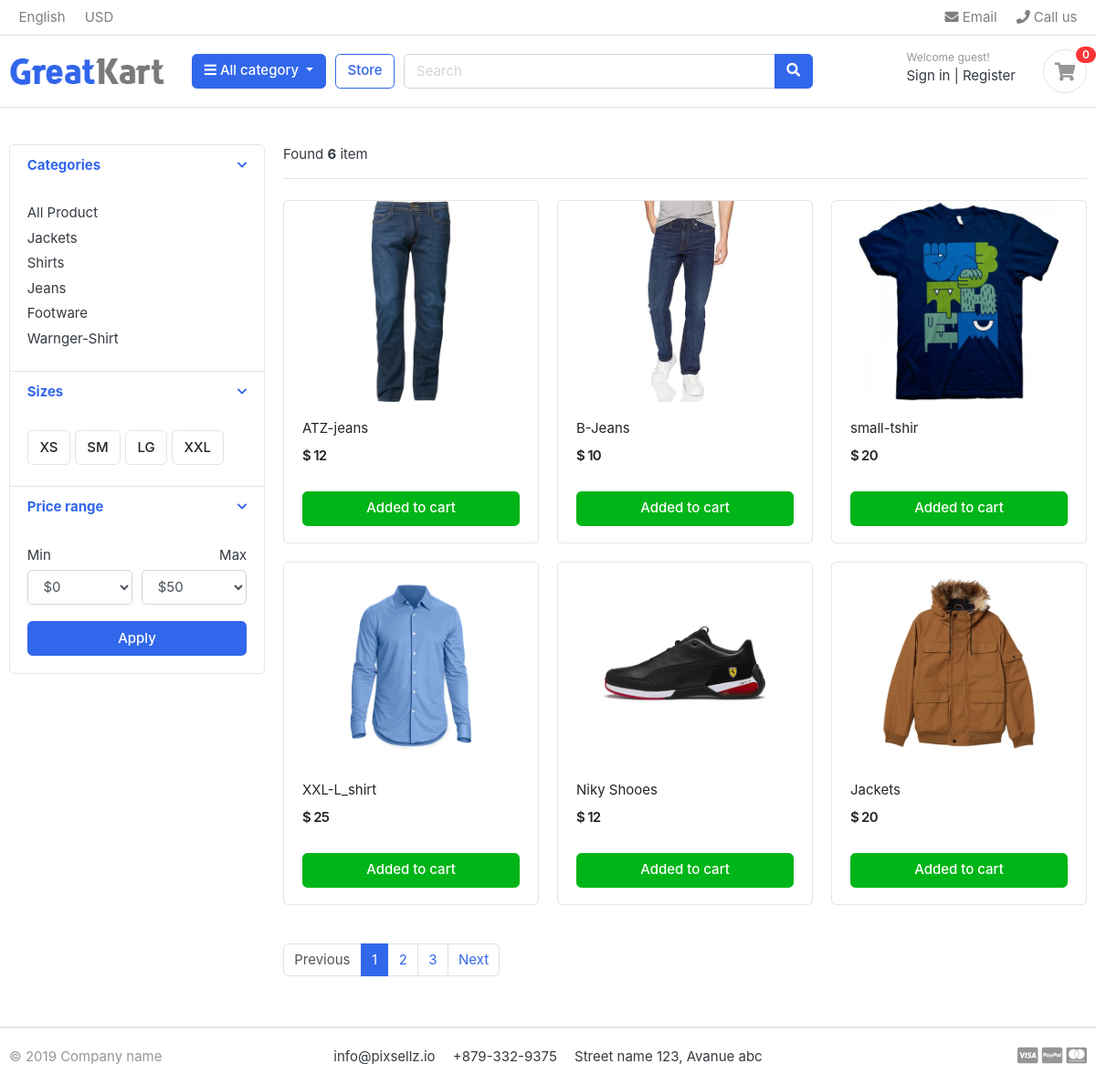
/store/, run on the app's committed database.
### category/models.py (models this page shows, shortened)
class Category(models.Model):
    category_name = models.CharField(max_length=100, unique=True)
    category_slug = models.SlugField(max_length=100, unique=True , auto_created=True) ##nothing but url
    category_description = models.TextField(max_length=300 , blank=True) #blank=True means its not mandatory
    category_img = models.ImageField(upload_to='photos/category/' , blank=True) #blank=True means its not mandatory
    category_created_date = models.DateTimeField(auto_now_add=True)
    category_updated_date = models.DateTimeField(auto_now=True)
    class Meta:
        verbose_name = "category"
        verbose_name_plural = "categories" ##just to make plural form of category in admin panel
    def get_url(self):
        return reverse('products_by_category' , args = [self.category_slug])  ##to make dynamic url for each category

### store/models.py (models this page shows, shortened)
class product(models.Model):
    product_name = models.CharField(max_length=200, unique=True)
    product_slug = models.SlugField(max_length=200, unique=True , help_text="a label for URL config" , auto_created=True) ##nothing but url
    priduct_description = models.TextField(max_length=500, blank=True)
    product_price = models.IntegerField()
    product_image = models.ImageField(upload_to='photos/products')
    product_stock = models.IntegerField()
    is_available  = models.BooleanField(default=True)
    category_fk   = models.ForeignKey(Category, on_delete=models.CASCADE) #Foreign key to link with category table
    product_created_date = models.DateTimeField(auto_now_add=True)
    product_updated_date = models.DateTimeField(auto_now=True)
    def get_url(self):
        return reverse('product_details' , args=[self.category_fk.category_slug , self.product_slug])  ##to make dynamic url for each product

### store/views.py (the view)
# urls.py: path("store/" , include("store.urls")),
def store(request , category_slug=None):
    category = None
    products = None
    if category_slug != None:
        category = get_object_or_404(Category , category_slug=category_slug)
        products = product.objects.filter(category_fk=category , is_available=True)
        product_count = products.count()
    else:
        products = product.objects.all().filter(is_available=True)
        product_count = products.count()
    context = {
        'product': products,
        'products_count': product_count
    }
    return render(request , "store/store.html" , context = context)

### templates/store/store.html (shortened to what this page needs)
{% extends 'base.html' %}
{% block content %}
{% load static %}
<section class="section-content padding-y">
    <div class="container">
        <div class="row">
            <aside class="col-md-3">
                <div class="card">
                    <article class="filter-group">
                        <header class="card-header">
                            <a href="#" data-toggle="collapse" data-target="#collapse_1" aria-expanded="true" class="">
                                <i class="icon-control fa fa-chevron-down"></i>
                                <h6 class="title">Categories</h6>
                            </a>
                        </header>
                        <div class="filter-content collapse show" id="collapse_1">
                            <div class="card-body">
                                <ul class="list-menu">
                                    <li><a href="{% url 'store' %}">All Product</a></li>
                                </ul>
                                {% for cat in category %}
                                <ul class="list-menu">
                                    <li><a href="{{ cat.get_url }}">{{cat.category_name}} </a></li>
                                </ul>
                                {% endfor %}
                            </div>
                        </div>
                    </article>
                    <article class="filter-group">
                        <header class="card-header">
                            <a href="#" data-toggle="collapse" data-target="#collapse_4" aria-expanded="true" class="">
                                <i class="icon-control fa fa-chevron-down"></i>
                                <h6 class="title">Sizes </h6>
                            </a>
                        </header>
                        <div class="filter-content collapse show" id="collapse_4">
                            <div class="card-body">
                                <label class="checkbox-btn">
                                    <span class="btn btn-light"> XS </span>
                                </label>
                                <label class="checkbox-btn">
                                    <span class="btn btn-light"> SM </span>
                                </label>
                                <label class="checkbox-btn">
                                    <span class="btn btn-light"> LG </span>
                                </label>
                                <label class="checkbox-btn">
                                    <span class="btn btn-light"> XXL </span>
                                </label>
                            </div>
                        </div>
                    </article>
                    <article class="filter-group">
                        <header class="card-header">
                            <a href="#" data-toggle="collapse" data-target="#collapse_3" aria-expanded="true" class="">
                                <i class="icon-control fa fa-chevron-down"></i>
                                <h6 class="title">Price range </h6>
                            </a>
                        </header>
                        <div class="filter-content collapse show" id="collapse_3">
                            <div class="card-body">
                                <div class="form-row">
                                    <div class="form-group col-md-6">
                                        <label>Min</label>
                                        <select class="mr-2 form-control">
                                            <option value="0">$0</option>
                                        </select>
                                    </div>
                                    <div class="form-group text-right col-md-6">
                                        <label>Max</label>
                                        <select class="mr-2 form-control">
                                            <option value="50">$50</option>
                                        </select>
                                    </div>
                                </div>
                                <button class="btn btn-block btn-primary">Apply</button>
                            </div>
                        </div>
                    </article>
                </div>
            </aside>
            <main class="col-md-9">
                <header class="border-bottom mb-4 pb-3">
                    {% if products_count %}
                    <div class="form-inline">
                        <span class="mr-md-auto">Found <b>{{products_count}}</b> item</span>
                    </div>
                    {% endif %}
                </header>
                <div class="row">
                    {% for p in product %}
                    <div class="col-md-4">
                        <figure class="card card-product-grid">
                            <div class="img-wrap">
                                <a href="{{ pro.get_url }}"> <img src="{{p.product_image.url}}"> </a>
                            </div>
                            <figcaption class="info-wrap">
                                <div class="fix-height">
                                    <a href="{{ p.get_url }}" class="title">{{p.product_name}}</a>
                                    <div class="price-wrap mt-2">
                                        <span class="price">$ {{p.product_price}}</span>
                                    </div>
                                </div>
                                <a href="#" class="btn btn-block btn-success">Added to cart </a>
                            </figcaption>
                        </figure>
                    </div>
                    {% endfor %}
                </div>
                <nav class="mt-4" aria-label="Page navigation sample">
                    <ul class="pagination">
                        <li class="page-item disabled"><a class="page-link" href="#">Previous</a></li>
                        <li class="page-item active"><a class="page-link" href="#">1</a></li>
                        <li class="page-item"><a class="page-link" href="#">2</a></li>
                        <li class="page-item"><a class="page-link" href="#">3</a></li>
                        <li class="page-item"><a class="page-link" href="#">Next</a></li>
                    </ul>
                </nav>
            </main>
        </div>
    </div>
</section>
{% endblock content %}

### templates/base.html (shortened to what this page needs)
{% load static %}
<!DOCTYPE HTML>
<html lang="en">
<head>
    <link href="{% static 'css/bootstrap.css' %}" rel="stylesheet" type="text/css" />
    <link href="{% static 'fonts/fontawesome/css/all.min.css' %}" type="text/css" rel="stylesheet">
    <link href="{% static 'css/ui.css' %}" rel="stylesheet" type="text/css" />
    <link href="{% static 'css/responsive.css' %}" rel="stylesheet" media="only screen and (max-width: 1200px)" />
</head>
<body>
{% include 'includes/navbar.html' %}
{% block content %}{% endblock content %}
{% include 'includes/footer.html' %}
</body>

### templates/includes/navbar.html (shortened to what this page needs)
{% load static %}
<header class="section-header">
    <nav class="navbar p-md-0 navbar-expand-sm navbar-light border-bottom">
        <div class="container">
            <div class="collapse navbar-collapse" id="navbarTop4">
                <ul class="navbar-nav mr-auto">
                    <li class="nav-item dropdown">
                        <a href="#" class="nav-link"> English </a>
                    </li>
                    <li class="nav-item dropdown">
                        <a href="#" class="nav-link"> USD     </a>
                    </li>
                </ul>
                <ul class="navbar-nav">
                    <li><a href="#" class="nav-link"> <i class="fa fa-envelope"></i> Email </a></li>
                    <li><a href="#" class="nav-link"> <i class="fa fa-phone"></i> Call us </a></li>
                </ul>
            </div>
        </div>
    </nav>
    <section class="header-main border-bottom">
        <div class="container">
            <div class="row align-items-center">
                <div class="col-lg-2 col-md-3 col-6">
                    <a href="{% url 'main_view' %}" class="brand-wrap">
                        <img class="logo" src="{%static 'images/logo.png' %}" alt="GreatKart logo">
                    </a>
                </div>
                <div class="col-lg col-sm col-md col-6 flex-grow-0">
                    <div class="category-wrap dropdown d-inline-block float-right">
                        <button type="button" class="btn btn-primary dropdown-toggle" data-toggle="dropdown">
                            <i class="fa fa-bars"></i> All category
                        </button>
                    </div>
                </div>
                <a href="{%url 'store' %}" class="btn btn-outline-primary">Store</a>
                <div class="col-lg  col-md-6 col-sm-12 col">
                    <form action="#" class="search">
                        <div class="input-group w-100">
                            <input type="text" class="form-control" style="width:60%;" placeholder="Search">
                            <div class="input-group-append">
                                <button class="btn btn-primary" type="submit">
                                    <i class="fa fa-search"></i>
                                </button>
                            </div>
                        </div>
                    </form>
                </div>
                <div class="col-lg-3 col-sm-6 col-8 order-2 order-lg-3">
                    <div class="d-flex justify-content-end mb-3 mb-lg-0">
                        <div class="widget-header">
                            <small class="title text-muted">Welcome guest!</small>
                            <div>
                                <a href="./signin.html">Sign in</a> <span class="dark-transp"> | </span>
                                <a href="./register.html"> Register</a>
                            </div>
                        </div>
                        <a href="./cart.html" class="widget-header pl-3 ml-3">
                            <div class="icon icon-sm rounded-circle border"><i class="fa fa-shopping-cart"></i>
                            </div>
                            <span class="badge badge-pill badge-danger notify">0</span>
                        </a>
                    </div>
                </div>
            </div>
        </div>
    </section>
</header>

### templates/includes/footer.html
{% load static %}
<footer class="section-footer border-top">
    <div class="container">
        <section class="footer-bottom border-top row">
            <div class="col-md-2">
                <p class="text-muted"> &copy 2019 Company name </p>
            </div>
            <div class="col-md-8 text-md-center">
                <span class="px-2">info@pixsellz.io</span>
                <span class="px-2">+879-332-9375</span>
                <span class="px-2">Street name 123, Avanue abc</span>
            </div>
            <div class="col-md-2 text-md-right text-muted">
                <i class="fab fa-lg fa-cc-visa"></i>
                <i class="fab fa-lg fa-cc-paypal"></i>
                <i class="fab fa-lg fa-cc-mastercard"></i>
            </div>
        </section>
    </div>
</footer>

### data on the page
Category: category_name "Jackets"
Category: category_name "Shirts"
Category: category_name "Jeans"
Category: category_name "Footware"
Category: category_name "Warnger-Shirt"
product: product_image (picture), product_name "ATZ-jeans", product_price "12"
product: product_image (picture), product_name "B-Jeans", product_price "10"
product: product_image (picture), product_name "small-tshir", product_price "20"
product: product_image (picture), product_name "XXL-L_shirt", product_price "25"
product: product_image (picture), product_name "Niky Shooes", product_price "12"
product: product_image (picture), product_name "Jackets", product_price "20"

### other printed values
{{ products_count }} "6"
